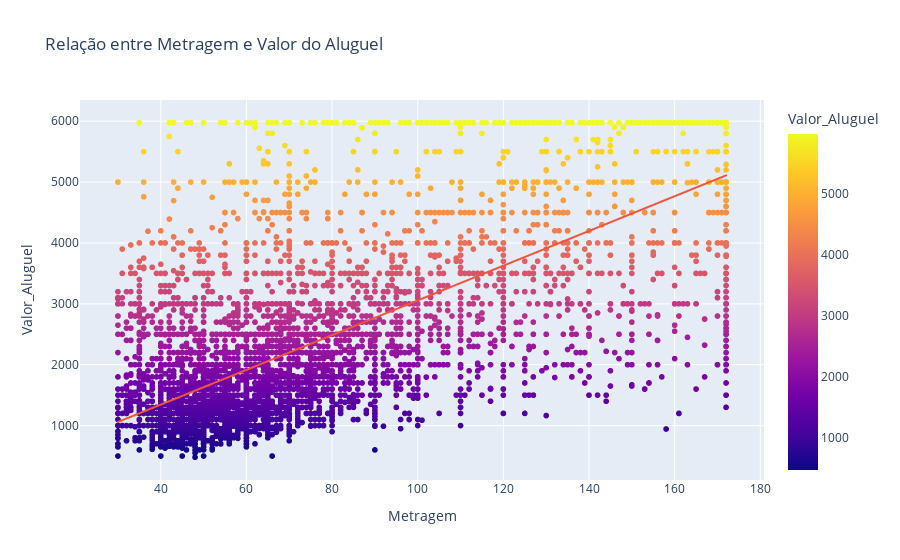

The notebook cell this image was saved under:
### Markdown cell above
escolhi usar o iqr nas variaveis mais importantes porque acredito ser o metodo mais eficiente para tratar outlies e inconsistencias

### Code cell
#criar grafico para ver a co relação entre metragem e valor do aluguel
fig = px.scatter(df, x='Metragem', y='Valor_Aluguel', title='Relação entre Metragem e Valor do Aluguel', trendline='ols', color='Valor_Aluguel')
fig.show()

### Figure 1 — Plotly figure (JSON) as saved in the notebook; plotly's stock layout.template omitted (floating-point values rounded to 4 significant figures; data arrays with more than 128 entries replaced by an {"elided": "..."} marker saying what was removed)
{"data": [{"hovertemplate": "Metragem=%{x}<br>Valor_Aluguel=%{marker.color}<extra></extra>", "legendgroup": "", "marker": {"color": {"elided": "7203 float values"}, "coloraxis": "coloraxis", "symbol": "circle"}, "mode": "markers", "name": "", "showlegend": false, "type": "scattergl", "x": {"elided": "7203 float values"}, "xaxis": "x", "y": {"elided": "7203 float values"}, "yaxis": "y"}, {"hovertemplate": "<b>OLS trendline</b><br>Valor_Aluguel = 28.5259 * Metragem + 203.875<br>R<sup>2</sup>=0.554999<br><br>Metragem=%{x}<br>Valor_Aluguel=%{y} <b>(trend)</b><extra></extra>", "legendgroup": "", "marker": {"symbol": "circle"}, "mode": "lines", "name": "", "showlegend": false, "type": "scattergl", "x": {"elided": "7203 float values"}, "xaxis": "x", "y": {"elided": "7203 float values"}, "yaxis": "y"}], "layout": {"coloraxis": {"colorbar": {"title": {"text": "Valor_Aluguel"}}, "colorscale": [[0, "#0d0887"], [0.1111, "#46039f"], [0.2222, "#7201a8"], [0.3333, "#9c179e"], [0.4444, "#bd3786"], [0.5556, "#d8576b"], [0.6667, "#ed7953"], [0.7778, "#fb9f3a"], [0.8889, "#fdca26"], [1, "#f0f921"]]}, "legend": {"tracegroupgap": 0}, "title": {"text": "Relação entre Metragem e Valor do Aluguel"}, "xaxis": {"anchor": "y", "domain": [0, 1], "title": {"text": "Metragem"}}, "yaxis": {"anchor": "x", "domain": [0, 1], "title": {"text": "Valor_Aluguel"}}}}
